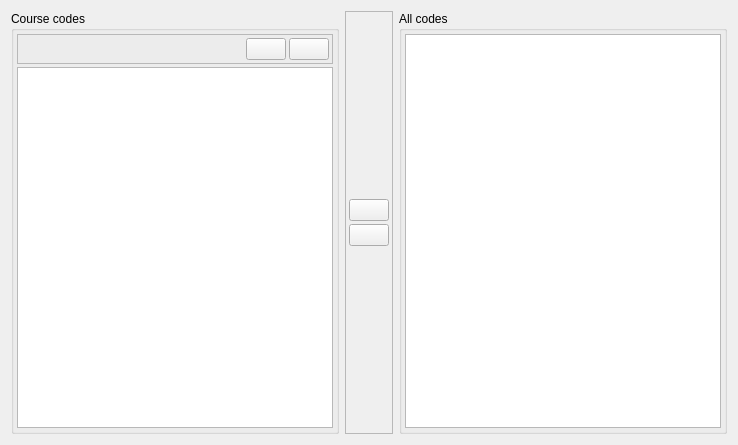
<?xml version="1.0" encoding="UTF-8"?>
<ui version="4.0">
 <class>EditCourseCodesWidget</class>
 <widget class="QWidget" name="EditCourseCodesWidget">
  <property name="geometry">
   <rect>
    <x>0</x>
    <y>0</y>
    <width>738</width>
    <height>445</height>
   </rect>
  </property>
  <property name="windowTitle">
   <string>Form</string>
  </property>
  <layout class="QHBoxLayout" name="horizontalLayout">
   <item>
    <widget class="QGroupBox" name="groupBox">
     <property name="title">
      <string>Course codes</string>
     </property>
     <layout class="QVBoxLayout" name="verticalLayout">
      <property name="spacing">
       <number>3</number>
      </property>
      <property name="leftMargin">
       <number>3</number>
      </property>
      <property name="topMargin">
       <number>3</number>
      </property>
      <property name="rightMargin">
       <number>3</number>
      </property>
      <property name="bottomMargin">
       <number>3</number>
      </property>
      <item>
       <widget class="QFrame" name="frame_2">
        <property name="frameShape">
         <enum>QFrame::StyledPanel</enum>
        </property>
        <property name="frameShadow">
         <enum>QFrame::Raised</enum>
        </property>
        <layout class="QHBoxLayout" name="horizontalLayout_2">
         <property name="spacing">
          <number>3</number>
         </property>
         <property name="leftMargin">
          <number>3</number>
         </property>
         <property name="topMargin">
          <number>3</number>
         </property>
         <property name="rightMargin">
          <number>3</number>
         </property>
         <property name="bottomMargin">
          <number>3</number>
         </property>
         <item>
          <spacer name="horizontalSpacer">
           <property name="orientation">
            <enum>Qt::Horizontal</enum>
           </property>
           <property name="sizeHint" stdset="0">
            <size>
             <width>40</width>
             <height>20</height>
            </size>
           </property>
          </spacer>
         </item>
         <item>
          <widget class="QPushButton" name="btCodesUp">
           <property name="toolTip">
            <string>Move selected codes up</string>
           </property>
           <property name="icon">
            <iconset resource="../../../../../../libqf/libqfqmlwidgets/images/images.qrc">
             <normaloff>:/qf/qmlwidgets/images/up.svg</normaloff>:/qf/qmlwidgets/images/up.svg</iconset>
           </property>
          </widget>
         </item>
         <item>
          <widget class="QPushButton" name="btCodesDown">
           <property name="toolTip">
            <string>Move selected codes down</string>
           </property>
           <property name="icon">
            <iconset resource="../../../../../../libqf/libqfqmlwidgets/images/images.qrc">
             <normaloff>:/qf/qmlwidgets/images/down.svg</normaloff>:/qf/qmlwidgets/images/down.svg</iconset>
           </property>
          </widget>
         </item>
        </layout>
       </widget>
      </item>
      <item>
       <widget class="QTableView" name="tblCourseCodes">
        <property name="editTriggers">
         <set>QAbstractItemView::NoEditTriggers</set>
        </property>
       </widget>
      </item>
     </layout>
    </widget>
   </item>
   <item>
    <widget class="QFrame" name="frame">
     <property name="frameShape">
      <enum>QFrame::StyledPanel</enum>
     </property>
     <property name="frameShadow">
      <enum>QFrame::Raised</enum>
     </property>
     <layout class="QVBoxLayout" name="verticalLayout_3">
      <property name="spacing">
       <number>3</number>
      </property>
      <property name="leftMargin">
       <number>3</number>
      </property>
      <property name="topMargin">
       <number>3</number>
      </property>
      <property name="rightMargin">
       <number>3</number>
      </property>
      <property name="bottomMargin">
       <number>3</number>
      </property>
      <item>
       <spacer name="verticalSpacer">
        <property name="orientation">
         <enum>Qt::Vertical</enum>
        </property>
        <property name="sizeHint" stdset="0">
         <size>
          <width>20</width>
          <height>40</height>
         </size>
        </property>
       </spacer>
      </item>
      <item>
       <widget class="QPushButton" name="btAddCodes">
        <property name="toolTip">
         <string>Add selected codes</string>
        </property>
        <property name="icon">
         <iconset resource="../../../../../../libqf/libqfqmlwidgets/images/images.qrc">
          <normaloff>:/qf/qmlwidgets/images/left.svg</normaloff>:/qf/qmlwidgets/images/left.svg</iconset>
        </property>
       </widget>
      </item>
      <item>
       <widget class="QPushButton" name="btRemoveCodes">
        <property name="toolTip">
         <string>Remove selected codes</string>
        </property>
        <property name="icon">
         <iconset resource="../../../../../../libqf/libqfqmlwidgets/images/images.qrc">
          <normaloff>:/qf/qmlwidgets/images/right.svg</normaloff>:/qf/qmlwidgets/images/right.svg</iconset>
        </property>
       </widget>
      </item>
      <item>
       <spacer name="verticalSpacer_2">
        <property name="orientation">
         <enum>Qt::Vertical</enum>
        </property>
        <property name="sizeHint" stdset="0">
         <size>
          <width>20</width>
          <height>40</height>
         </size>
        </property>
       </spacer>
      </item>
     </layout>
    </widget>
   </item>
   <item>
    <widget class="QGroupBox" name="groupBox_2">
     <property name="title">
      <string>All codes</string>
     </property>
     <layout class="QVBoxLayout" name="verticalLayout_2">
      <property name="spacing">
       <number>3</number>
      </property>
      <property name="leftMargin">
       <number>3</number>
      </property>
      <property name="topMargin">
       <number>3</number>
      </property>
      <property name="rightMargin">
       <number>3</number>
      </property>
      <property name="bottomMargin">
       <number>3</number>
      </property>
      <item>
       <widget class="QTableView" name="tblAllCodes">
        <property name="editTriggers">
         <set>QAbstractItemView::NoEditTriggers</set>
        </property>
        <property name="sortingEnabled">
         <bool>true</bool>
        </property>
       </widget>
      </item>
     </layout>
    </widget>
   </item>
  </layout>
 </widget>
 <resources>
  <include location="../../../../../../libqf/libqfqmlwidgets/images/images.qrc"/>
 </resources>
 <connections/>
</ui>
